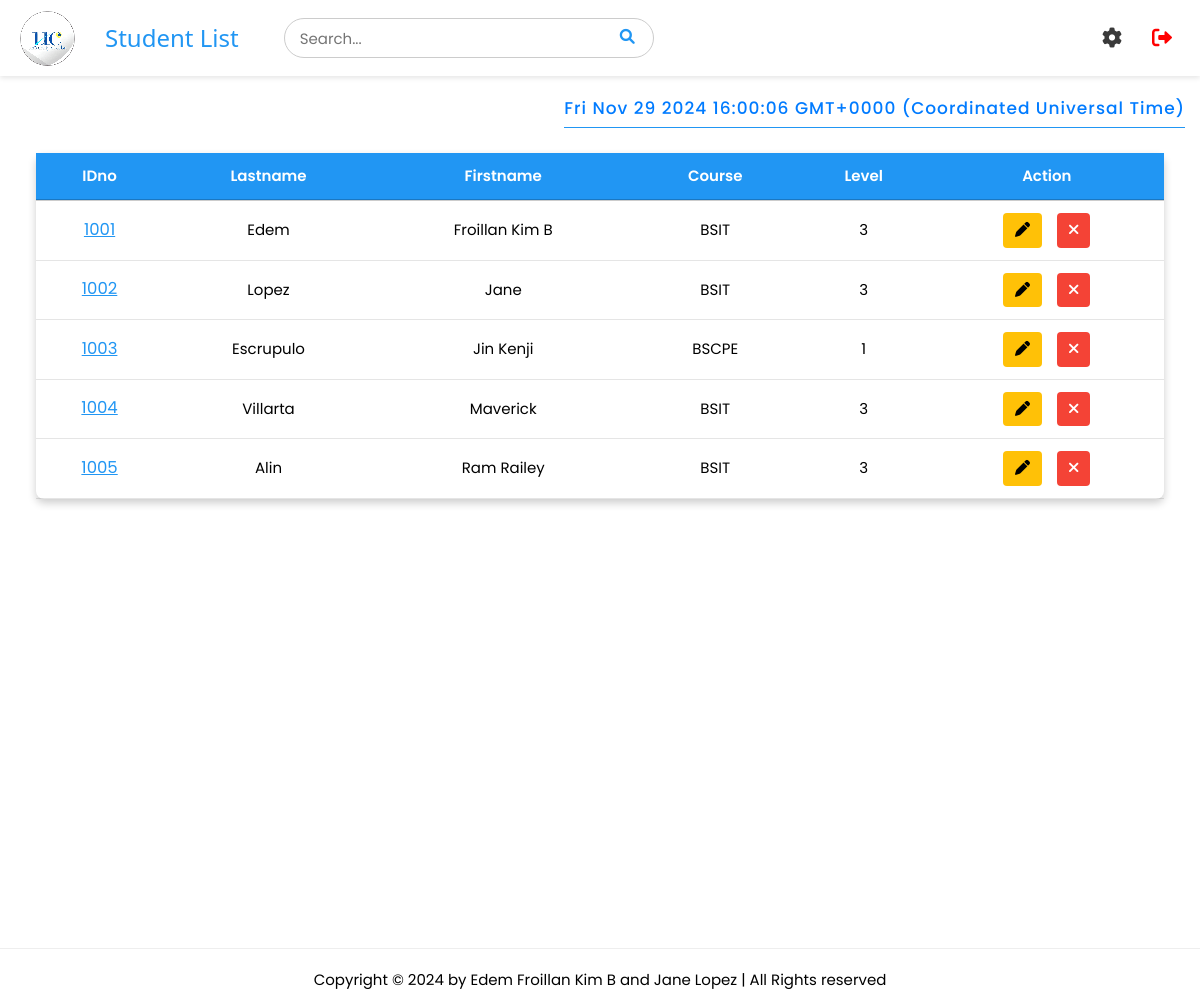
The app's page /students (signed in) with its own data.
### tables this page shows
CREATE TABLE students (
                    id INTEGER PRIMARY KEY AUTOINCREMENT,
                    idno varchar(10) UNIQUE,
                    firstname varchar(50),
                    lastname varchar(50),
                    course varchar(10),
                    level varchar(5),
                    image TEXT,
                    qrcode TEXT
);

### app.py (the view)
@app.route('/students')
def student_list():
    if 'username' in session:
        pagetitle = "Student List"
        users = get_users()
        students = getall_records('students')
        return render_template('studentlist.html', data=students, pagetitle=pagetitle, users=users)
    else:
        flash("Please log in first!", "warning")
        return redirect(url_for('login'))

### app.py (called while the page is built)
@app.after_request
def after_request(response):
    response.headers['Cache-Control'] = 'no-store, no-cache, must-revalidate, post-check=0, pre-check=0, max-age=0'
    response.headers['Pragma'] = 'no-cache'
    response.headers['Expires'] = '-1'
    if hasattr(session, 'username') and 'username' not in session:
        response.headers['Cache-Control'] = 'no-store'
        response.headers['Pragma'] = 'no-cache'
        response.headers['Expires'] = '-1'
    return response

def get_users() -> object:
    return getall_records('students')

### dbhelper.py (called while the page is built)
def getprocess(sql: str, params=()) -> list:
    db = connect(database)
    cursor = db.cursor()
    cursor.row_factory = Row
    try:
        cursor.execute(sql, params)
        data = cursor.fetchall()
        return data
    finally:
        cursor.close()
        db.close()

def getall_records(table: str) -> list:
    sql = f'SELECT * FROM `{table}`'
    return getprocess(sql)

### templates/studentlist.html (shortened to what this page needs)
{% extends 'base.html' %}
{% block header %}
    {% include 'header.html' %}
{% endblock %}
{% block content %}
<div id="timestamp"></div>
<div id="main_container" style="height: 100vh;">
    <div class="w3-full" style="padding: 1rem 3%;">
        <div class="styled-table-wrapper">
            <table class="styled-table" id="table">
                <thead>
                    <tr id="tr1">
                        <th>IDno</th>
                        <th>Lastname</th>
                        <th>Firstname</th>
                        <th>Course</th>
                        <th>Level</th>
                        <th class="w3-center">Action</th>
                    </tr>
                </thead>
                <tbody>
                    {% for user in users %}
                    <tr id="tr2">
                        <td class="w3-center" data-cell="IDNO:" id="idno">
                            <a href="#" style="color: #2196F3; font-size: 1.1rem" onclick="viewStudent('{{ user['idno'] }}')">{{ user['idno'] }}</a>
                        </td>
                        <td class="w3-center" data-cell="LASTNAME:">{{ user["lastname"] }}</td>
                        <td class="w3-center" data-cell="FIRSTNAME:">{{ user["firstname"] }}</td>
                        <td class="w3-center" data-cell="COURSE:">{{ user["course"] }}</td>
                        <td class="w3-center level-{{ user['level'] }}" data-cell="LEVEL:">{{ user["level"] }}</td>
                        <td class="w3-center" data-cell="ACTION:" style="display: flex; align-items: center; justify-content: center; gap: 1rem;">
                            <button class="w3-button w3-amber edit-btn edit" onclick="openEditModal('{{ user['idno'] }}', '{{ user['lastname'] }}', '{{ user['firstname'] }}', '{{ user['course'] }}', '{{ user['level'] }}')">
                                <i class="fas fa-pen"></i>
                            </button>
                            <button class="w3-button w3-red delete-btn delete" onclick="openCustomAlert('{{ user['idno'] }}')">
                                <i class="fas fa-times"></i>
                            </button>
                        </td>
                    </tr>
                    {% endfor %}
                </tbody>
            </table>
        </div>
    </div>
</div>
{% endblock %}

### templates/base.html (shortened to what this page needs)
<!DOCTYPE html>
<html>
<head>
    <link rel='stylesheet' href="{{ url_for('static', filename='css/style.css') }}">
    <link rel="stylesheet" href="https://cdnjs.cloudflare.com/ajax/libs/font-awesome/6.0.0-beta3/css/all.min.css">
</head>
<body>
    <div>
        {% block header %}{% endblock %}
        {% block content %}
        {% endblock %}
    </div>
    <hr>
    <footer class="w3-center">
        <div class="footer-box">
            <p>Copyright &copy; 2024 by Edem Froillan Kim B and Jane Lopez | All Rights reserved</p>
        </div>
    </footer>
</body>
</html>

### templates/header.html (shortened to what this page needs)
<div class="header">
    <div class="left-section">
        <img src="../static/images/logo.png" alt="Logo" id="logo">
        <h3 class="pagetitle">{{ pagetitle }}</h3>
        <div class="search" style="position: relative;">
        <input type="text" placeholder="Search..." id="search-bar">
        <button type="submit" id="search-button"><i class="fa fa-search"></i></button>
    </div>
    </div>
    <div class="menu" style="position: relative;">
    <i class="fa solid fa-gear" id="menu-icon"></i>
    <a href="/logout" id="logout">
        <i class="fa fa-sign-out-alt"></i>
    </a>
    </div>
</div>

### static/css/style.css (style rules this page uses)
html { box-sizing:border-box }
*,*:before,*:after { box-sizing:inherit }
html { -ms-text-size-adjust:100%;-webkit-text-size-adjust:100% }
body { margin:0 }
article,aside,details,figcaption,figure,footer,header,main,menu,nav,section { display:block }
a { background-color:transparent }
img { border-style:none }
hr { box-sizing:content-box;height:0;overflow:visible }
button,input,select,textarea,optgroup { font:inherit;margin:0 }
button,input { overflow:visible }
button,select { text-transform:none }
button,[type=button],[type=reset],[type=submit] { -webkit-appearance:button }
html,body { font-family:Verdana,sans-serif;font-size:15px;line-height:1.5 }
html { overflow-x:hidden }
h3 { font-size:24px }
h1,h2,h3,h4,h5,h6 { font-family:"Segoe UI",Arial,sans-serif;font-weight:400;margin:10px 0 }
hr { border:0;border-top:1px solid #eee;margin:20px 0 }
img { vertical-align:middle }
a { color:inherit }
.w3-btn,.w3-button { border:none;display:inline-block;padding:8px 16px;vertical-align:middle;overflow:hidden;text-decoration:none;color:inherit;background-color:inherit;text-align:center;cursor:pointer;white-space:nowrap }
.w3-btn,.w3-button { -webkit-touch-callout:none;-webkit-user-select:none;-khtml-user-select:none;-moz-user-select:none;-ms-user-select:none;user-select:none }
.w3-center { text-align:center!important }
.w3-amber,.w3-hover-amber:hover { color:#000!important;background-color:#ffc107!important }
.w3-red,.w3-hover-red:hover { color:#fff!important;background-color:#f44336!important }
img { image-rendering: pixelated; }
.header { display: flex; justify-content: space-between; align-items: center; padding: 10px 20px; background-color: #fff; box-shadow: 0 2px 5px rgba(0, 0, 0, 0.1); position: sticky; top: 0; z-index: 100; margin-bottom: 1rem; }
.left-section { display: flex; align-items: center; }
#logo { width: 55px; height: auto; margin-right: 10px; }
.pagetitle { margin-left: 20px; color: #2196F3; }
#search-bar { padding: 15px; margin-right: 10px; border-radius: 20px; border: 1px solid #ccc; margin-left: 3rem; width: 370px; height: 40px; }
#search-button { color: #2196F3; border: none; cursor: pointer; position: absolute; background: transparent; right: 23px; top: 7px; }
#logout { text-decoration: none; color: red; font-size: 20px; transition: color 0.3s ease; }
#logout i { margin-right: 8px; }
.navbar, #logout { position: sticky; top: 0; background-color: #fff; padding: 10px 0; z-index: 100; gap: 3rem; }
#timestamp { color: #007bff; font-size: 17px; font-weight: 500; text-align: center; padding: 5px 0; margin-top: 15px; letter-spacing: 1px; border-bottom: 1px solid #2196F3; width: fit-content; margin-left: auto; margin-right:1rem; }
* { font-family: "Poppins", sans-serif; }
.styled-table { width: 100%; border-collapse: collapse; margin-top: 10px; box-shadow: 0px 4px 8px rgba(0, 0, 0, 0.2); border-radius: 8px; }
.styled-table th, .styled-table td { padding: 12px; }
.styled-table th { background-color: #2196F3; color: white; border-bottom: 2px solid rgba(0, 0, 0, 0.2); font-weight: 600; text-transform: capitalize; }
.styled-table tr { border-bottom: 1px solid rgba(0, 0, 0, 0.1); }
.styled-table .delete-btn { background-color: #ff4d4d; color: white; padding: 6px 12px; border: none; cursor: pointer; border-radius: 4px; }
.styled-table .edit-btn { background-color: #2196F3; color: white; padding: 6px 12px; border: none; cursor: pointer; border-radius: 4px; }
.styled-table .delete-btn i, .styled-table .edit-btn i { text-align: center; }
.menu { display: flex; align-items: center; gap: 2rem; }
#menu-icon { font-size: 20px; color: #3a3a3a; cursor: pointer; display: none; transition: transform 0.3s ease, color 0.3s ease; }
@media (max-width: 1402px) { #menu-icon { display: block; } }

### records on screen
students: idno "1001", lastname "Edem", firstname "Froillan Kim B", course "BSIT", level "3"
students: idno "1002", lastname "Lopez", firstname "Jane", course "BSIT", level "3"
students: idno "1003", lastname "Escrupulo", firstname "Jin Kenji", course "BSCPE", level "1"
students: idno "1004", lastname "Villarta", firstname "Maverick", course "BSIT", level "3"
students: idno "1005", lastname "Alin", firstname "Ram Railey", course "BSIT", level "3"

### other values on screen
{{ pagetitle }} "Student List"
